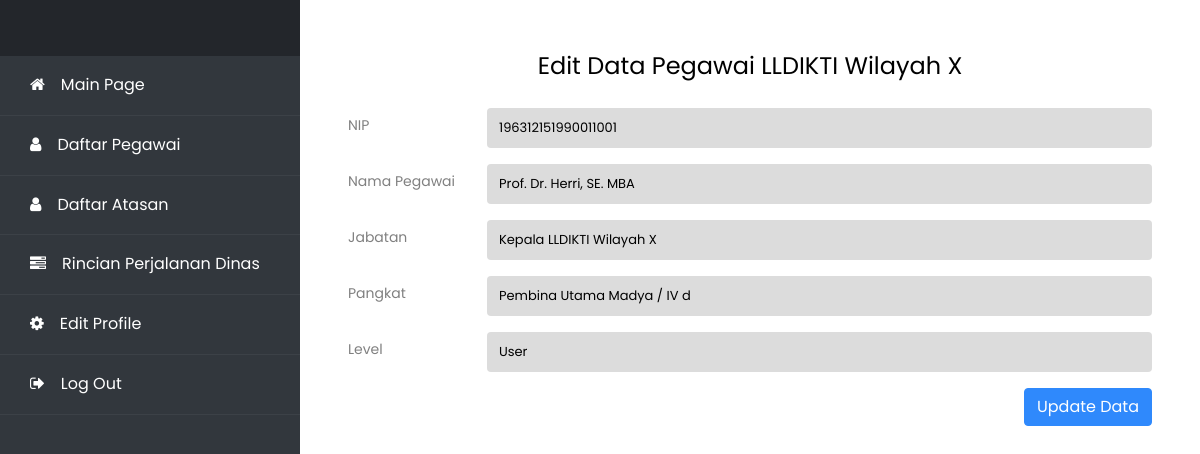
Screenshot of /Admin/editpegawai.php?ID=1 with the database file from the repository.
### tables this page shows
CREATE TABLE `datapegawai` (
  `ID` int(5) NOT NULL,
  `Nama` varchar(37) DEFAULT NULL,
  `NIP` varchar(20) DEFAULT NULL,
  `Jabatan` varchar(68) DEFAULT NULL,
  `Pangkat` varchar(30) DEFAULT NULL,
  `Password` varchar(50) NOT NULL,
  `level` varchar(50) NOT NULL
);

### Admin/editpegawai.php (the view, shortened to what this page needs)
<!DOCTYPE html>
<html>
<head>
      <link href="https://cdn.jsdelivr.net/npm/bootstrap@5.0.0-beta1/dist/css/bootstrap.min.css" rel="stylesheet">
      <link rel="stylesheet" href="path/to/font-awesome/css/font-awesome.min.css">
      <link rel="stylesheet" href="https://cdnjs.cloudflare.com/ajax/libs/font-awesome/4.7.0/css/font-awesome.min.css">
      <link rel="stylesheet" href="https://stackpath.bootstrapcdn.com/font-awesome/4.7.0/css/font-awesome.min.css">
      <link rel="stylesheet" href="../style/css/style.css">
</head>
<body>
      <div class="wrapper d-flex align-items-stretch">
      	<?php include 'header.php'; ?>
            <div id="content" class="p-4 p-md-5 pt-5">
                  <h4 align="center">Edit Data Pegawai LLDIKTI Wilayah X</h4>
                  <?php
                  include '../koneksi.php';
                  $ID = $_GET['ID'];
                  $query = mysqli_query($koneksi, "SELECT * FROM datapegawai WHERE ID = '$ID'") or die (mysqli_error());
                  while ($data = mysqli_fetch_assoc($query)) {
                  ?>
                  <form class="form-group" method="POST" action="../Proses/Pegawai/updatepegawai.php">
                    <div class="row mb-3">
                      <label for="inputPassword3" class="col-sm-2 col-form-label">NIP</label>
                      <div class="col-sm-10">
                        <input type="text" class="form-control" name="NIP" value="<?php echo $data['NIP'];?>" style="background: gainsboro; color: black; width: 100%;">
                      </div>
                    </div>
                    <div class="row mb-3">
                      <label for="inputPassword3" class="col-sm-2 col-form-label">Nama Pegawai</label>
                      <div class="col-sm-10">
                        <input type="text" class="form-control" name="Nama" value="<?php echo $data['Nama'];?>" style="background: gainsboro; color: black; width: 100%;">
                      </div>
                    </div>
                    <div class="row mb-3">
                      <label for="inputPassword3" class="col-sm-2 col-form-label">Jabatan</label>
                      <div class="col-sm-10">
                        <input type="text" class="form-control" name="Jabatan" value="<?php echo $data['Jabatan'];?>" style="background: gainsboro; color: black; width: 100%;">
                      </div>
                    </div>
                    <div class="row mb-3">
                      <label for="inputPassword3" class="col-sm-2 col-form-label">Pangkat</label>
                      <div class="col-sm-10">
                        <input type="text" class="form-control" name="Pangkat" value="<?php echo $data['Pangkat'];?>" style="background: gainsboro; color: black; width: 100%;">
                      </div>
                    </div>
                    <div class="row mb-3">
                      <label for="inputPassword3" class="col-sm-2 col-form-label">Level</label>
                      <div class="col-sm-10">
                        <select class="form-control" style="background: gainsboro; color: black; width: 100%;" name="level">
                          <option value="User"  <?php if ($data['level'] == 'User')  {echo "selected='selected'";}?>>User</option>
                        </select>
                      </div>
                    </div>
                    <button type="submit" class="btn btn-primary" name="submit" style="float: right;">Update Data</button>
                    <?php } ?>
                  </form>
            </div>
      </div>
</body>
</html>

### rows the page displays
datapegawai: NIP "196312151990011001", Nama "Prof. Dr. Herri, SE. MBA", Jabatan "Kepala LLDIKTI Wilayah X", Pangkat "Pembina Utama Madya / IV d", level "User"
